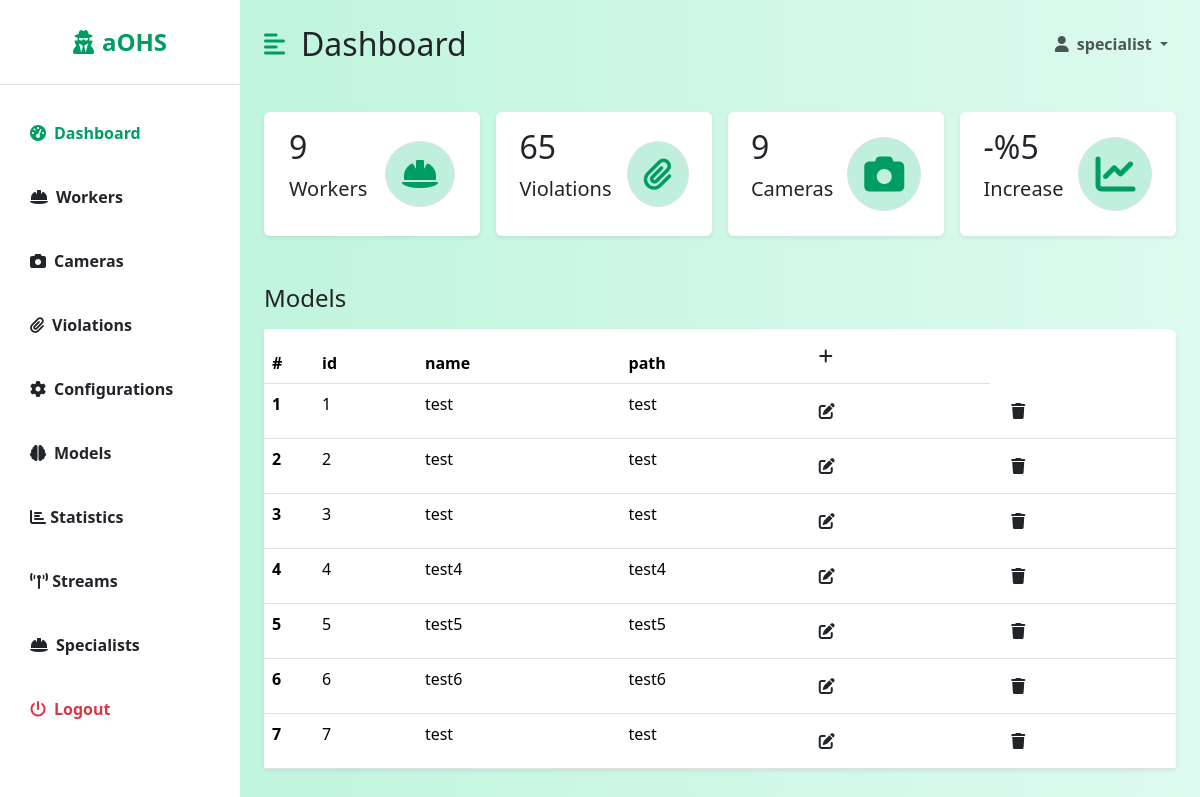
Page /dashboard/models/ (signed in) on the committed database.
### backend/models.py (models this page shows, shortened)
class Model(models.Model):
    id = models.AutoField(primary_key=True)
    name = models.CharField(max_length=100, null=False)
    path = models.CharField(max_length=100, null=False)
    created = models.DateTimeField(auto_now_add=True)
    modified = models.DateTimeField(auto_now=True)

### dashboard/views/model_views.py (the view, shortened to what this page needs)
# urls.py: path('models/', ModelView.as_view()),
class ModelView(LoginRequiredMixin, View, GetCountsMixin):
    login_url = '/login/'
    redirect_field_name = 'redirect_to'
    def get(self, request):
        headers = ['id', 'name', 'path']
        models = Model.objects.all()
        return render(request, 'dashboard/listModel.html',
                      {'headers': headers, 'data': models, 'counts': super().get_counts()})

### dashboard/views/mixins.py (called while the page is built)
    def get_counts(self):
        counts = {
            'workers': Worker.objects.filter(active=True).count(),
            'violations': Violation.objects.filter(valid=True).count(),
            'cameras': Camera.objects.count(),
        }
        return counts

### dashboard/templates/dashboard/listModel.html
{% extends 'dashboard/dashboard.html' %}
{% block table %}
    <h3 class="fs-4 mb-3">Models</h3>
    <table class="table bg-white rounded shadow-sm  table-hover">
        <thead>
            <tr>
                <th scope="col" width="50">#</th>
                {% for header in headers %}
                    <th scope="col">{{ header }}</th>
                {% endfor %}
                <th><a class="btn" href="/dashboard/"><i class="fa fa-plus"></i></a></th>
            </tr>
        </thead>
        <tbody>
        {% for datum in data %}
            <tr>
                <th scope="row">{{ forloop.counter }}</th>
                <td>{{ datum.id }}</td>
                <td>{{ datum.name }}</td>
                <td>{{ datum.path }}</td>
                <th><a class="btn" href="/dashboard/models/edit/{{ datum.id }}/"><i class="fa fa-edit"></i></a></th>
                <th><a class="btn" href="/dashboard/models/delete/{{ datum.id }}/"><i class="fa fa-trash"></i></a></th>
            </tr>
        {% endfor %}
        </tbody>
    </table>
{% endblock %}

### dashboard/templates/dashboard/dashboard.html (shortened to what this page needs)
{% extends 'base.html' %}
{% block dashboard %}
    <div class="d-flex" id="wrapper">
        <div class="bg-white" id="sidebar-wrapper">
            <div class="sidebar-heading text-center py-4 primary-text fs-4 fw-bold  border-bottom"><i
                    class="fas fa-user-secret me-2"></i>aOHS</div>
            <div class="list-group list-group-flush my-3">
                <a href="/dashboard/" class="list-group-item list-group-item-action bg-transparent second-text active"><i
                        class="fas fa-tachometer-alt me-2"></i>Dashboard</a>
                <a href="/dashboard/workers/" class="list-group-item list-group-item-action bg-transparent second-text fw-bold"><i
                        class="fas fa-hard-hat me-2"></i>Workers</a>
                <a href="/dashboard/cameras/" class="list-group-item list-group-item-action bg-transparent second-text fw-bold"><i
                        class="fas fa-camera me-2"></i>Cameras</a>
                <a href="/dashboard/violations/" class="list-group-item list-group-item-action bg-transparent second-text fw-bold"><i
                        class="fas fa-paperclip me-2"></i>Violations</a>
                <a href="/dashboard/configurations/" class="list-group-item list-group-item-action bg-transparent second-text fw-bold"><i
                        class="fas fa-cog me-2"></i>Configurations</a>
                <a href="/dashboard/models/" class="list-group-item list-group-item-action bg-transparent second-text fw-bold"><i
                        class="fas fa-brain me-2"></i>Models</a>
                <a href="/dashboard/statistics/" class="list-group-item list-group-item-action bg-transparent second-text fw-bold"><i
                        class="fa fa-bar-chart"></i> Statistics</a>
                <a href="/dashboard/streams/" class="list-group-item list-group-item-action bg-transparent second-text fw-bold"><i
                        class="fa fa-broadcast-tower fa-flip"></i> Streams</a>
                <a href="/dashboard/specialists/" class="list-group-item list-group-item-action bg-transparent second-text fw-bold"><i
                        class="fas fa-hard-hat me-2"></i>Specialists</a>
                <a href="/logout" class="list-group-item list-group-item-action bg-transparent text-danger fw-bold"><i
                        class="fas fa-power-off me-2"></i>Logout</a>
            </div>
        </div>
        <div id="page-content-wrapper">
            <nav class="navbar navbar-expand-lg navbar-light bg-transparent py-4 px-4">
                <div class="d-flex align-items-center">
                    <i class="fas fa-align-left primary-text fs-4 me-3" id="menu-toggle"></i>
                    <h2 class="fs-2 m-0">Dashboard</h2>
                </div>
                <div class="collapse navbar-collapse" id="navbarSupportedContent">
                    <ul class="navbar-nav ms-auto mb-2 mb-lg-0">
                        <li class="nav-item dropdown">
                            <a class="nav-link dropdown-toggle second-text fw-bold" href="#" id="navbarDropdown"
                                role="button" data-bs-toggle="dropdown" aria-expanded="false">
                                <i class="fas fa-user me-2"></i>{{ user.username }}
                            </a>
                        </li>
                    </ul>
                </div>
            </nav>
            <div class="container-fluid px-4">
                <div class="row g-3 my-2">
                    <div class="col-md-3">
                        <div class="p-3 bg-white shadow-sm d-flex justify-content-around align-items-center rounded">
                            <div>
                                <h3 class="fs-2">{{ counts.workers }}</h3>
                                <p class="fs-5">Workers</p>
                            </div>
                            <i class="fas fa-hard-hat fs-2 primary-text border rounded-full secondary-bg p-3"></i>
                        </div>
                    </div>
                    <div class="col-md-3">
                        <div class="p-3 bg-white shadow-sm d-flex justify-content-around align-items-center rounded">
                            <div>
                                <h3 class="fs-2">{{ counts.violations }}</h3>
                                <p class="fs-5">Violations</p>
                            </div>
                            <i
                                class="fas fa-paperclip fs-2 primary-text border rounded-full secondary-bg p-3"></i>
                        </div>
                    </div>
                    <div class="col-md-3">
                        <div class="p-3 bg-white shadow-sm d-flex justify-content-around align-items-center rounded">
                            <div>
                                <h3 class="fs-2">{{ counts.cameras }}</h3>
                                <p class="fs-5">Cameras</p>
                            </div>
                            <i class="fas fa-camera  fs-1 primary-text border rounded-full secondary-bg p-3"></i>
                        </div>
                    </div>
                    <div class="col-md-3">
                        <div class="p-3 bg-white shadow-sm d-flex justify-content-around align-items-center rounded">
                            <div>
                                <h3 class="fs-2">-%5</h3>
                                <p class="fs-5">Increase</p>
                            </div>
                            <i class="fas fa-chart-line fs-1 primary-text border rounded-full secondary-bg p-3"></i>
                        </div>
                    </div>
                </div>
                <div class="row my-5">
                    <div class="col">
                        {% block table %}
                        {% endblock %}
                    </div>
                </div>
            </div>
        </div>
    </div>
{% endblock %}

### templates/base.html (style rules this page uses)
:root { --main-bg-color: #009d63; --main-text-color: #009d63; --second-text-color: #bbbec5; --second-bg-color: #c1efde; }
.primary-text { color: var(--main-text-color); }
.secondary-bg { background-color: var(--second-bg-color); }
.rounded-full { border-radius: 100%; }
#wrapper { overflow-x: hidden; background-image: linear-gradient( to right, #baf3d7, #c2f5de, #cbf7e4, #d4f8ea, #ddfaef ); }
#sidebar-wrapper { min-height: 100vh; margin-left: -15rem; transition: margin 0.25s ease-out; }
#sidebar-wrapper .sidebar-heading { padding: 0.875rem 1.25rem; font-size: 1.2rem; }
#sidebar-wrapper .list-group { width: 15rem; }
#page-content-wrapper { min-width: 100vw; }
#menu-toggle { cursor: pointer; }
.list-group-item { border: none; padding: 20px 30px; }
.list-group-item.active { background-color: transparent; color: var(--main-text-color); font-weight: bold; border: none; }
@media (min-width: 768px) { #sidebar-wrapper { margin-left: 0; } }
@media (min-width: 768px) { #page-content-wrapper { min-width: 0; width: 100%; } }

### rows in the picture
Model: id "1", name "test", path "test"
Model: id "2", name "test", path "test"
Model: id "3", name "test", path "test"
Model: id "4", name "test4", path "test4"
Model: id "5", name "test5", path "test5"
Model: id "6", name "test6", path "test6"
Model: id "7", name "test", path "test"

### other values in the picture
{{ user.username }} "specialist"
{{ counts.workers }} "9"
{{ counts.violations }} "65"
{{ counts.cameras }} "9"
{{ header }} "id" "name" "path"
